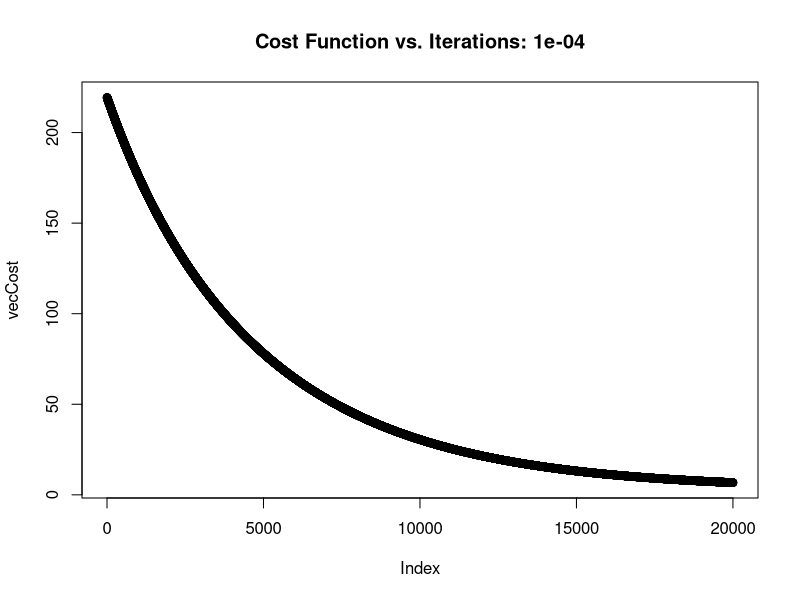
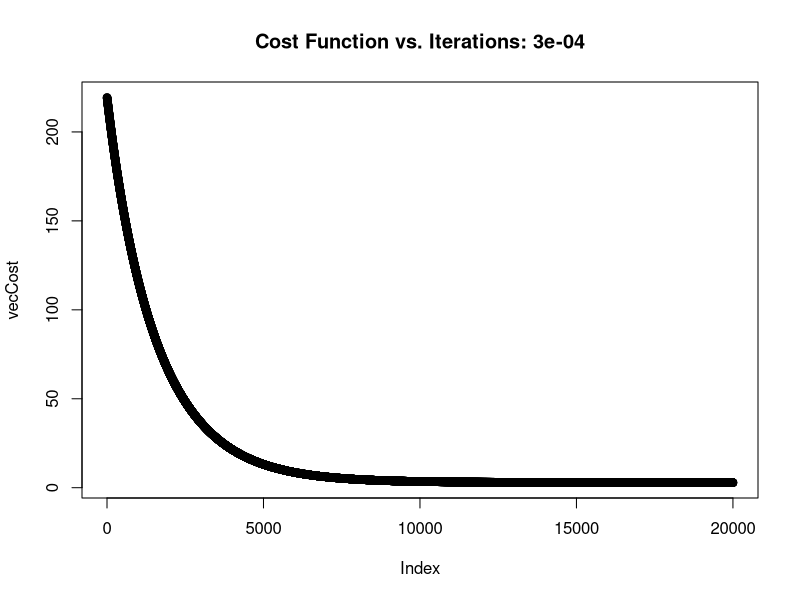
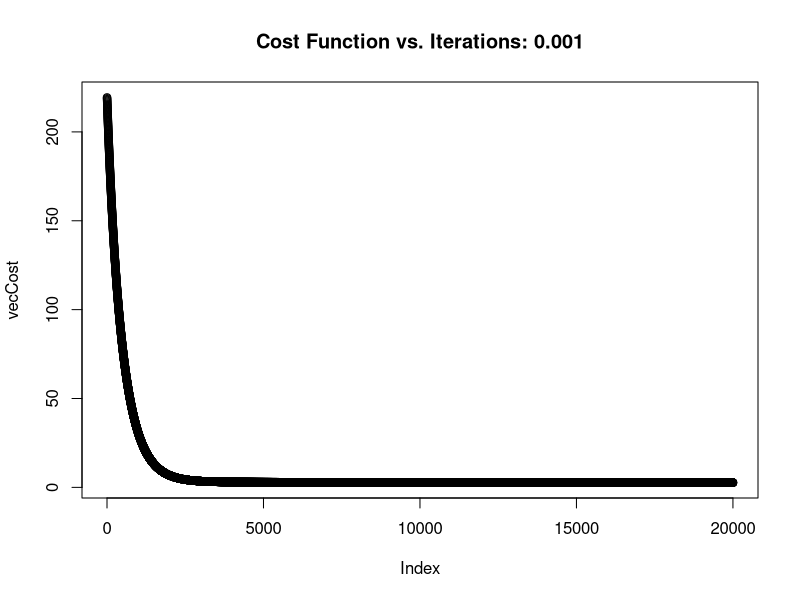
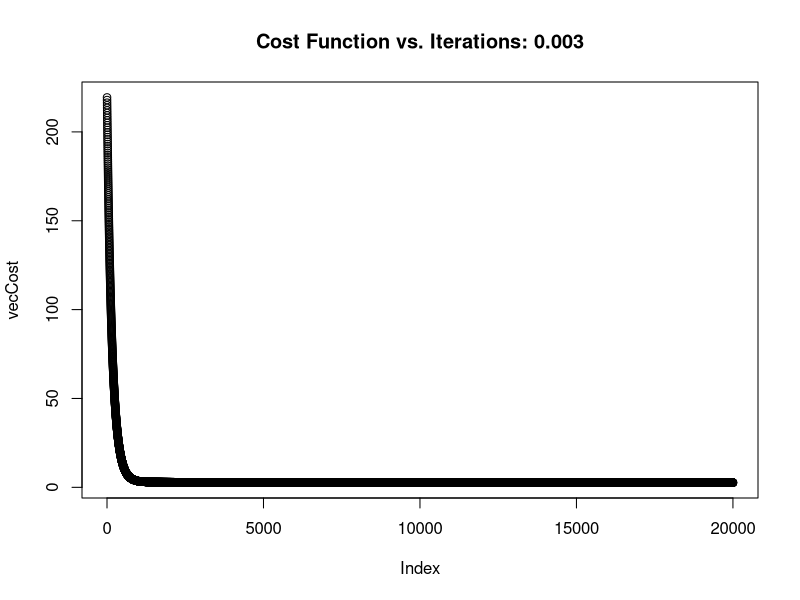
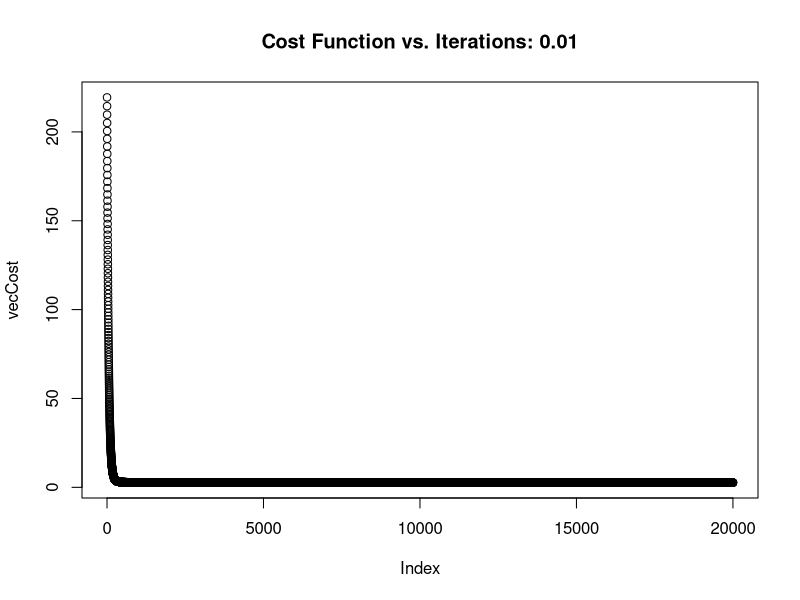
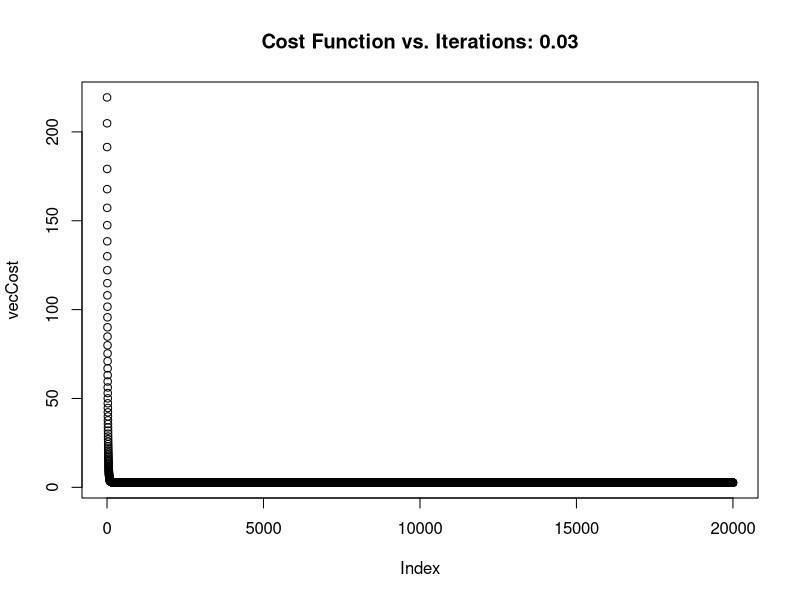
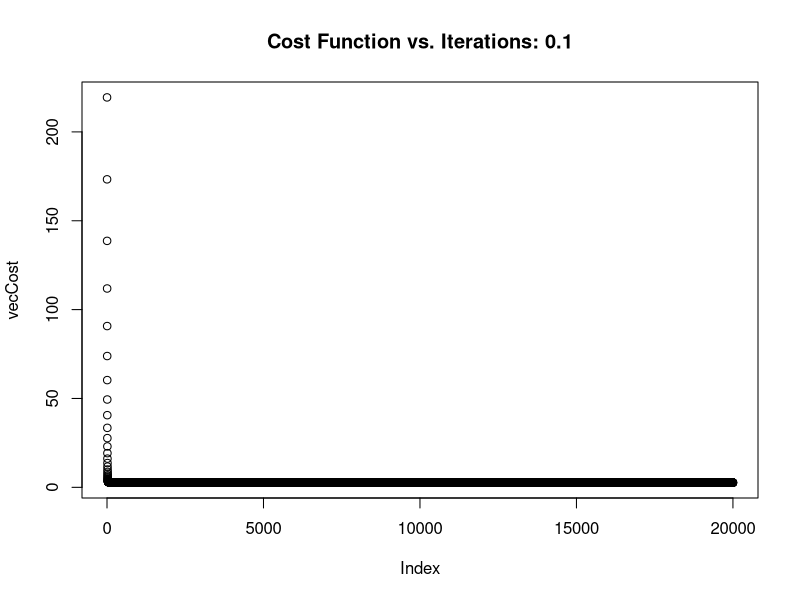
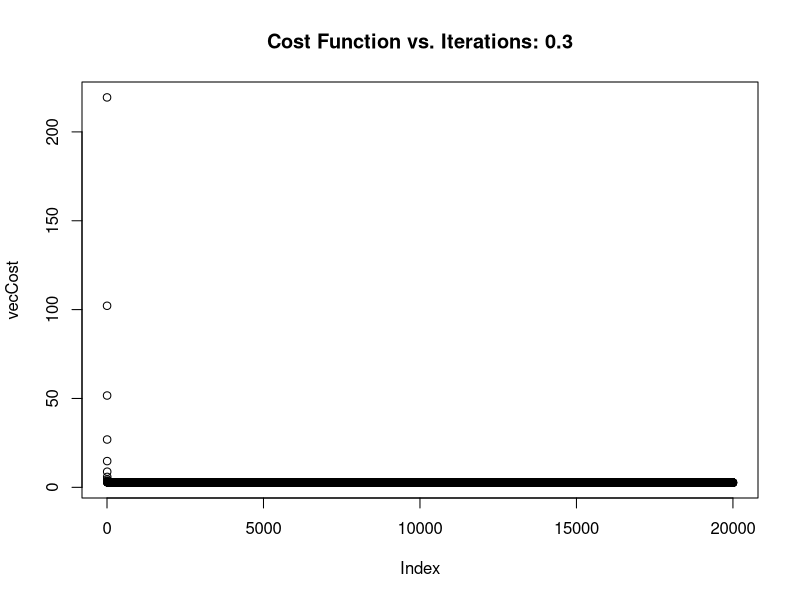

Write the R code that produced these figures, in order.
## ---- chunk 1
knitr::opts_chunk$set(echo = TRUE)
## ---- chunk 2
data(mtcars)
str(mtcars)

varPreds <- mtcars[,c("disp", "hp", "drat", "wt", "qsec")]
vecMPG <- mtcars$mpg
vecOnes <- rep(1, nrow(varPreds))

mtxX <- as.matrix(cbind(vecOnes, varPreds))
mtxY <- as.matrix(vecMPG)
mtxTheta <- matrix(data=1, nrow=ncol(mtxX), ncol=1)

str(mtxY)
str(mtxX)
str(mtxTheta)
## ---- chunk 3
mpgLM <- lm(vecMPG ~ ., data=varPreds)  # Includes intercept by R default, only a -1 kills that off
summary(mpgLM)
## ---- chunk 4
optTheta <- solve(t(mtxX) %*% mtxX) %*% t(mtxX) %*% mtxY
print(round(t(optTheta),4))
print(round(summary(mpgLM)$coef[,1],4))
## ---- chunk 5
gdTest <- function(gdX=mtxX, gdY=mtxY, alpha=0.001, nIter=20000, mtxCalc=TRUE) {
    nObs <- nrow(gdX)  # Total number of observations . . .  
    mtxTheta <- matrix(0, nrow=ncol(gdX), ncol=1)  # Set up a theta matrix
    
    # Standardize the X variables to be roughly -1 to 1
    # Calculate the mean and SD for each column
    meanX <- apply(gdX, 2, FUN=mean)
    sdX <- apply(gdX, 2, FUN=sd)
    
    # Set the mean/sd for column 1 (all ones) to be 0/1 so we do not change it
    meanX[1] <- 0  # Use 0 as the mean conversion factor for column 1
    sdX[1] <- 1  # Use 1 as the sd scaling factor for column 1
    
    # Use vector operations to update gdX (probably a better way, but I do not yet know it)
    gdX <- (gdX - mapply(rep, meanX, nObs)) / mapply(rep, sdX, nObs)
    
    # Set up the cost function vectors, and initialize with preliminary data
    vecCost <- rep(NA, nIter+1)
    vecCost[1] <- (0.5 / nObs) * sum((gdX %*% mtxTheta - gdY)^2)
    vecPartial <- rep(NA, ncol(gdX))
    
    for (intCtr in 1:nIter) {
        # Simultaneously update thetas for the next iteration
        if (mtxCalc) {
            # Use matrix operations to simultaneously update theta
            # theta = theta - (alpha/nObs) * Q
            # Q should be the vector of partial derivatives
            mtxPartial <- t(gdX) %*% (gdX %*% mtxTheta - gdY)  # Matrix of (# theta)x1
            mtxTheta <- mtxTheta - (alpha/nObs) * mtxPartial  # Matrix of (# theta)x1
        } else {
            # Run using a for loop instead - same answers, but much slower
            # Added as an example for benchmarking purposes
            # Need to create all the partial derivatives (loop 1) then apply them (loop 2)
            for (varNum in 1:ncol(gdX)) {
                vecPartial[varNum] <- sum((gdX %*% mtxTheta - gdY) * gdX[,varNum])
            }
            for (varNum in 1:ncol(gdX)) {
                mtxTheta[varNum, 1] <- mtxTheta[varNum, 1] - (alpha/ nObs) * vecPartial[varNum]
            }
        }
        
        # Update the cost vector, using slot intCtr + 1
        vecCost[intCtr + 1] <- (0.5 / nObs) * sum((gdX %*% mtxTheta - gdY)^2)
    }
    
    plot(vecCost, main=paste0("Cost Function vs. Iterations: ",alpha))
    print(paste0("Intercept: ",round(mtxTheta[1,1],4)))
    print(round(mtxTheta[-1,1] / sdX[-1],4))
    
    return(gdX %*% mtxTheta)
}

baseTime <- proc.time()

y0001 <- gdTest(alpha=0.0001)
y0003 <- gdTest(alpha=0.0003)
y0010 <- gdTest(alpha=0.001)
y0030 <- gdTest(alpha=0.003)
y0100 <- gdTest(alpha=0.01)
y0300 <- gdTest(alpha=0.03)
y1000 <- gdTest(alpha=0.1)
y3000 <- gdTest(alpha=0.3)

print("Total run time for function gdTest: ")
print(proc.time() - baseTime)

# Benchmarking based on subset of mtcars dataset
# mtxX is 32x6 (32 observations, each with an intercept plus 5 predictors)
# mtxY is 32x1 (32 results)
# nIter is 20,000
# 8 combinations of alpha are run, all that converge so there are no NaN or related timing issues
# 
# Run using matrix maths to simultaneosuly update theta:  4.3 user 2.1 system 6.9 elapsed
# RMSE from different alpha [lm() RMSE is 2.306]: 3.675 2.398 2.320 2.306 2.306 2.306 2.306 2.306
# 
# Run using for loops to simultaneously update theta:  14.1 user 2.1 system 17.7 elapsed
# RMSE from different alpha [lm() RMSE is 2.306]: 3.675 2.398 2.320 2.306 2.306 2.306 2.306 2.306
# 
# So, even with these very small datasets, matrix maths reduce user time by ~70% and elapsed time by ~60%
## ---- chunk 6
graphFrame <- cbind(y0001[,1], y0003[,1], y0010[,1], y0030[,1], 
                    y0100[,1], y0300[,1], y1000[,1], y3000[,1], 
                    mtcars$mpg
                    )
graphFrame <- graphFrame[order(graphFrame[,ncol(graphFrame)]),]
plot(x=1:nrow(graphFrame), y=graphFrame[,ncol(graphFrame)], type="l", 
     col="dark green", lwd=3, ylim=c(0,50)
     )
lines(x=1:nrow(graphFrame), y=graphFrame[,1], col="red", lty=2)
lines(x=1:nrow(graphFrame), y=graphFrame[,4], col="blue", lty=2)
lines(x=1:nrow(graphFrame), y=graphFrame[,6], col="purple", lty=2)
lines(x=1:nrow(graphFrame), y=graphFrame[,8], col="orange", lty=2)
## ---- chunk 7
rmseLM <- sqrt(mean((summary(mpgLM)$residuals)^2))
rmseMod <- rep(0, ncol(graphFrame)-1)
for (intCtr in 1:(ncol(graphFrame)-1)) {
    rmseMod[intCtr] <- sqrt(mean((graphFrame[,ncol(graphFrame)] - graphFrame[,intCtr])^2))
}

print(paste0("RMSE from LM: ",round(rmseLM,3)))
print(paste0("RMSE from Gradient Descent: "))
print(round(rmseMod,3))
